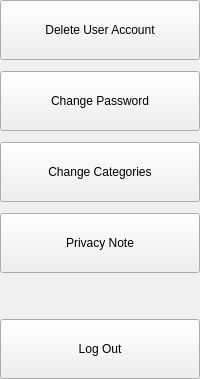
                  <widget class="QWidget" name="widget_22" native="true">
                   <layout class="QVBoxLayout" name="verticalLayout_17">
                    <property name="spacing">
                     <number>-1</number>
                    </property>
                    <property name="leftMargin">
                     <number>0</number>
                    </property>
                    <property name="topMargin">
                     <number>0</number>
                    </property>
                    <property name="rightMargin">
                     <number>0</number>
                    </property>
                    <property name="bottomMargin">
                     <number>0</number>
                    </property>
                    <item>
                     <widget class="QPushButton" name="delete_user_button">
                      <property name="sizePolicy">
                       <sizepolicy hsizetype="Preferred" vsizetype="Preferred">
                        <horstretch>0</horstretch>
                        <verstretch>0</verstretch>
                       </sizepolicy>
                      </property>
                      <property name="minimumSize">
                       <size>
                        <width>180</width>
                        <height>60</height>
                       </size>
                      </property>
                      <property name="text">
                       <string>Delete User Account</string>
                      </property>
                      <property name="checkable">
                       <bool>true</bool>
                      </property>
                      <property name="autoExclusive">
                       <bool>true</bool>
                      </property>
                     </widget>
                    </item>
                    <item>
                     <spacer name="verticalSpacer_4">
                      <property name="orientation">
                       <enum>Qt::Orientation::Vertical</enum>
                      </property>
                      <property name="sizeType">
                       <enum>QSizePolicy::Policy::Fixed</enum>
                      </property>
                      <property name="sizeHint" stdset="0">
                       <size>
                        <width>20</width>
                        <height>5</height>
                       </size>
                      </property>
                     </spacer>
                    </item>
                    <item>
                     <widget class="QPushButton" name="change_password_button">
                      <property name="sizePolicy">
                       <sizepolicy hsizetype="Preferred" vsizetype="Preferred">
                        <horstretch>0</horstretch>
                        <verstretch>0</verstretch>
                       </sizepolicy>
                      </property>
                      <property name="minimumSize">
                       <size>
                        <width>180</width>
                        <height>60</height>
                       </size>
                      </property>
                      <property name="text">
                       <string>Change Password</string>
                      </property>
                      <property name="checkable">
                       <bool>true</bool>
                      </property>
                      <property name="autoExclusive">
                       <bool>true</bool>
                      </property>
                     </widget>
                    </item>
                    <item>
                     <spacer name="verticalSpacer_5">
                      <property name="orientation">
                       <enum>Qt::Orientation::Vertical</enum>
                      </property>
                      <property name="sizeType">
                       <enum>QSizePolicy::Policy::Fixed</enum>
                      </property>
                      <property name="sizeHint" stdset="0">
                       <size>
                        <width>20</width>
                        <height>5</height>
                       </size>
                      </property>
                     </spacer>
                    </item>
                    <item>
                     <widget class="QPushButton" name="change_category_button">
                      <property name="sizePolicy">
                       <sizepolicy hsizetype="Preferred" vsizetype="Preferred">
                        <horstretch>0</horstretch>
                        <verstretch>0</verstretch>
                       </sizepolicy>
                      </property>
                      <property name="minimumSize">
                       <size>
                        <width>180</width>
                        <height>60</height>
                       </size>
                      </property>
                      <property name="text">
                       <string>Change Categories</string>
                      </property>
                      <property name="checkable">
                       <bool>true</bool>
                      </property>
                      <property name="autoExclusive">
                       <bool>true</bool>
                      </property>
                     </widget>
                    </item>
                    <item>
                     <spacer name="verticalSpacer_8">
                      <property name="orientation">
                       <enum>Qt::Orientation::Vertical</enum>
                      </property>
                      <property name="sizeType">
                       <enum>QSizePolicy::Policy::Fixed</enum>
                      </property>
                      <property name="sizeHint" stdset="0">
                       <size>
                        <width>20</width>
                        <height>5</height>
                       </size>
                      </property>
                     </spacer>
                    </item>
                    <item>
                     <widget class="QPushButton" name="privacy_note_button">
                      <property name="sizePolicy">
                       <sizepolicy hsizetype="Preferred" vsizetype="Preferred">
                        <horstretch>0</horstretch>
                        <verstretch>0</verstretch>
                       </sizepolicy>
                      </property>
                      <property name="minimumSize">
                       <size>
                        <width>180</width>
                        <height>60</height>
                       </size>
                      </property>
                      <property name="text">
                       <string>Privacy Note</string>
                      </property>
                      <property name="checkable">
                       <bool>true</bool>
                      </property>
                      <property name="autoExclusive">
                       <bool>true</bool>
                      </property>
                     </widget>
                    </item>
                    <item>
                     <spacer name="verticalSpacer_3">
                      <property name="orientation">
                       <enum>Qt::Orientation::Vertical</enum>
                      </property>
                      <property name="sizeType">
                       <enum>QSizePolicy::Policy::Expanding</enum>
                      </property>
                      <property name="sizeHint" stdset="0">
                       <size>
                        <width>20</width>
                        <height>40</height>
                       </size>
                      </property>
                     </spacer>
                    </item>
                    <item>
                     <widget class="QPushButton" name="logout_button">
                      <property name="sizePolicy">
                       <sizepolicy hsizetype="Preferred" vsizetype="Preferred">
                        <horstretch>0</horstretch>
                        <verstretch>0</verstretch>
                       </sizepolicy>
                      </property>
                      <property name="minimumSize">
                       <size>
                        <width>180</width>
                        <height>60</height>
                       </size>
                      </property>
                      <property name="text">
                       <string>Log Out</string>
                      </property>
                      <property name="checkable">
                       <bool>true</bool>
                      </property>
                      <property name="autoExclusive">
                       <bool>true</bool>
                      </property>
                     </widget>
                    </item>
                   </layout>
                  </widget>
